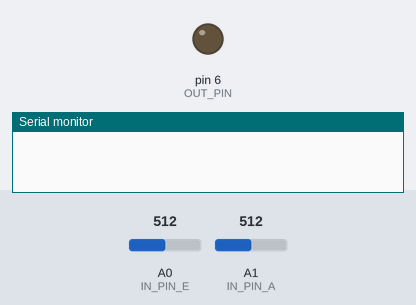
A sketch run on a simulated Arduino Uno, built with avr-gcc and run on an emulated ATmega328P. Shown: output pins drawn as LEDs (lit = HIGH), the last lines printed to the serial monitor. The inputs (shaded band) are chosen by the test bench; at power-on: A0 (IN_PIN_E) = 512, A1 (IN_PIN_A) = 512.

Above: at 0.1 s.
At 6.4 s:
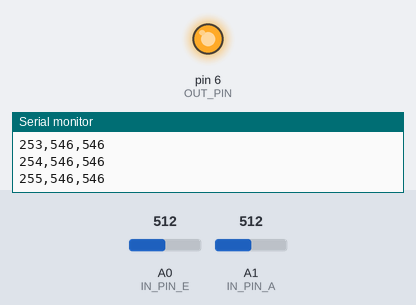
Timing chart, 0 to 7.9 s (numbered marks = the images above):
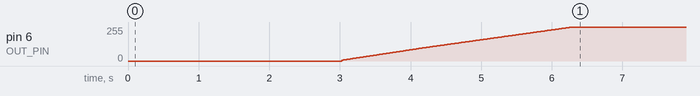

The sketch:

code_task02.ino
```cpp
// (licence header left out)
// libraries
#include <avr/interrupt.h>
#include <avr/io.h>

// declare constants for pins used
const int IN_PIN_E = A0;
const int IN_PIN_A = A1;
const int OUT_PIN= 6;

// and vars for calculations
int sensorValue = 0;        // value read from the analog input

void setup() {
  // init fast PWM
  TCCR0A = 131;
  TCCR0B = 3;        // specify clock-rate

  // initialize serial communications at 9600 bps:
  Serial.begin(9600);

  // PWM-Pin
  pinMode(OUT_PIN, OUTPUT);

    // set OCR0A as needed (0 - 255) -> sets PWM UP for n/255
  OCR0A = 0;
  // set count-register (0 - 255)
  TCNT0 = 55;

}

void loop() {
  // give yourself time to open serial monitor
  delay(3000);

  unsigned int value_E;
  unsigned int value_A;
  int i;
  int j;

  Serial.println("OCR0A,value_E,value_A");

  for (i=0; i < 256; i++) {
    OCR0A = i;

    // mesure an average value to be more precise
    for (j=0; j<16; j++) {
      value_E += analogRead(IN_PIN_E);
      value_A += analogRead(IN_PIN_A);
    }

    // calculate avg
    value_E = value_E/16;
    value_A = value_A/16;

    // print to serial output
    Serial.print(OCR0A);
    Serial.print(",");
    Serial.print(value_E);
    Serial.print(",");
    Serial.println(value_A);
  }

  // halt the programm in a weird way
  delay(10000000);

}
```

Measured:
- by itself, pin 6 (OUT_PIN): moves from 0/255 to 255/255 over 3.3 s
